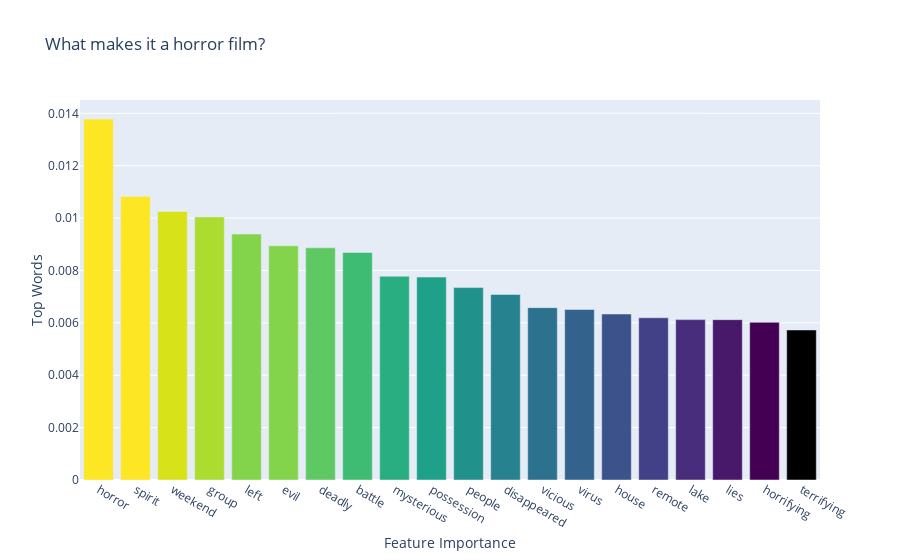

The notebook cell saved with this chart:
### Code cell
# Let's display that with Plotly.
from plotly.offline import download_plotlyjs, init_notebook_mode, plot, iplot
init_notebook_mode(connected=True)
# import plotly.io as pio
import plotly as py
import plotly.graph_objs as go
from plotly.graph_objs import *

# Define the color palette (19 colors).
Viridis= ['#440154', '#48186a', '#472d7b', '#424086', '#3b528b', '#33638d', '#2c728e', '#26828e', '#21918c', '#1fa088',
          '#28ae80', '#3fbc73', '#5ec962', '#84d44b', '#84d44b', '#addc30','#d8e219', '#fde725',  '#fde725']   

mydata = [go.Bar(
    x=top20['feature'],
    y=top20['importance'],
    marker=dict(color=Viridis[::-1])
)]

mylayout = go.Layout(
    title='What makes it a horror film?',
    xaxis = dict(title = 'Feature Importance'), 
    yaxis = dict(title = 'Top Words'), 

)
fig = go.Figure(data=mydata, layout=mylayout)
# pio.write_image(fig, '../images/logistic.png')
iplot(fig)

### Figure 1 — Plotly figure (JSON) as saved in the notebook; plotly's stock layout.template omitted (floating-point values rounded to 4 significant figures)
{"data": [{"marker": {"color": ["#fde725", "#fde725", "#d8e219", "#addc30", "#84d44b", "#84d44b", "#5ec962", "#3fbc73", "#28ae80", "#1fa088", "#21918c", "#26828e", "#2c728e", "#33638d", "#3b528b", "#424086", "#472d7b", "#48186a", "#440154"]}, "type": "bar", "x": ["horror", "spirit", "weekend", "group", "left", "evil", "deadly", "battle", "mysterious", "possession", "people", "disappeared", "vicious", "virus", "house", "remote", "lake", "lies", "horrifying", "terrifying"], "y": [0.01378, 0.01083, 0.01025, 0.01004, 0.009391, 0.00894, 0.008866, 0.008688, 0.007779, 0.007747, 0.007346, 0.007083, 0.00658, 0.006512, 0.006337, 0.006193, 0.006123, 0.006121, 0.006019, 0.005728]}], "layout": {"title": {"text": "What makes it a horror film?"}, "xaxis": {"title": {"text": "Feature Importance"}}, "yaxis": {"title": {"text": "Top Words"}}}}
